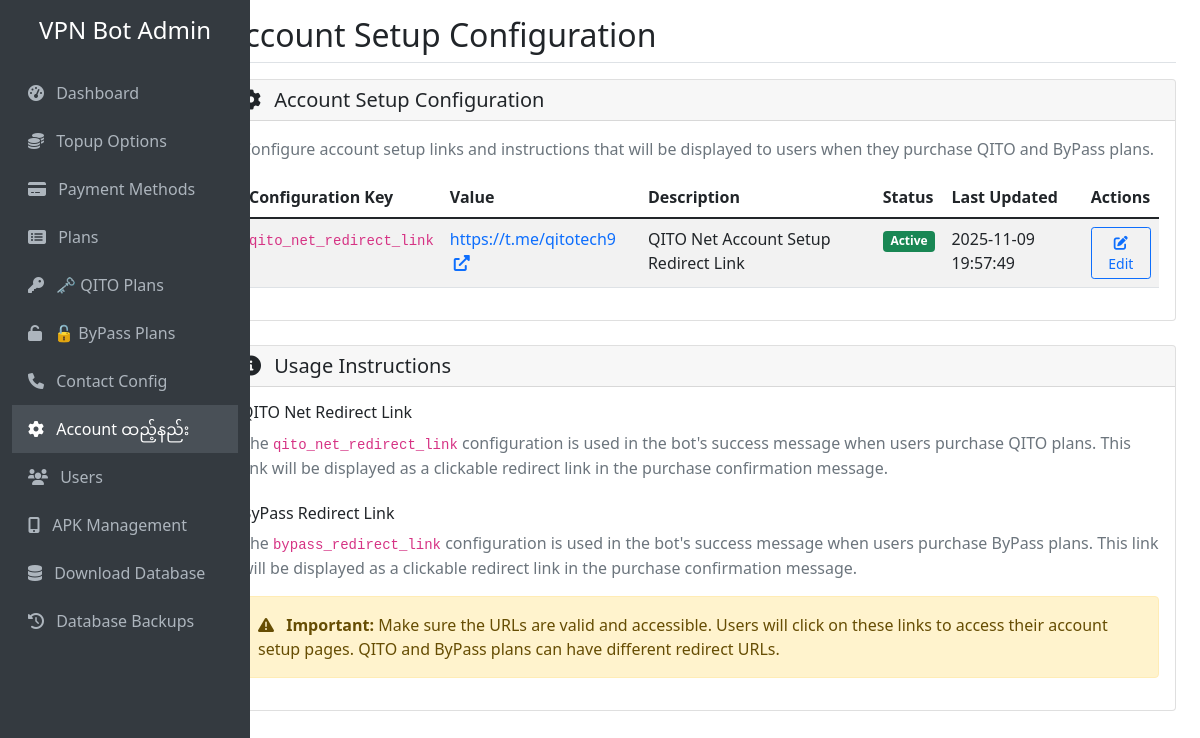
Screenshot of /account-setup with the database file from the repository.
### tables this page shows
CREATE TABLE account_setup_config (
            id INTEGER PRIMARY KEY AUTOINCREMENT,
            config_key TEXT UNIQUE NOT NULL,
            config_value TEXT NOT NULL,
            description TEXT,
            is_active BOOLEAN DEFAULT 1,
            created_at TIMESTAMP DEFAULT CURRENT_TIMESTAMP,
            updated_at TIMESTAMP DEFAULT CURRENT_TIMESTAMP
        );

### web_admin.py (the view)
@app.route('/account-setup')
def account_setup():
    configs = get_all_account_setup_configs()
    return render_template('account_setup.html', configs=configs)

### database.py (called while the page is built)
def get_all_account_setup_configs():
    conn = sqlite3.connect(DB_FILE)
    cursor = conn.cursor()
    cursor.execute('''
        SELECT * FROM account_setup_config
        ORDER BY created_at DESC
    ''')
    configs = cursor.fetchall()
    conn.close()
    return configs

### templates/account_setup.html (shortened to what this page needs)
{% extends "base.html" %}
{% block page_title %}Account Setup Configuration{% endblock %}
{% block content %}
<div class="row">
    <div class="col-12">
        <div class="card">
            <div class="card-header">
                <h5 class="card-title mb-0">
                    <i class="fas fa-cog me-2"></i>
                    Account Setup Configuration
                </h5>
            </div>
            <div class="card-body">
                <p class="text-muted">
                    Configure account setup links and instructions that will be displayed to users when they purchase QITO and ByPass plans.
                </p>
                {% if configs %}
                <div class="table-responsive">
                    <table class="table table-striped">
                        <thead>
                            <tr>
                                <th>Configuration Key</th>
                                <th>Value</th>
                                <th>Description</th>
                                <th>Status</th>
                                <th>Last Updated</th>
                                <th>Actions</th>
                            </tr>
                        </thead>
                        <tbody>
                            {% for config in configs %}
                            <tr>
                                <td>
                                    <code>{{ config[1] }}</code>
                                </td>
                                <td>
                                    {% if config[1] == 'qito_net_redirect_link' or config[1] == 'bypass_redirect_link' %}
                                        <a href="{{ config[2] }}" target="_blank" class="text-decoration-none">
                                            {{ config[2] }}
                                            <i class="fas fa-external-link-alt ms-1"></i>
                                        </a>
                                    {% else %}
                                        {{ config[2] }}
                                    {% endif %}
                                </td>
                                <td>{{ config[3] or 'No description' }}</td>
                                <td>
                                    {% if config[4] %}
                                        <span class="badge bg-success">Active</span>
                                    {% else %}
                                        <span class="badge bg-secondary">Inactive</span>
                                    {% endif %}
                                </td>
                                <td>{{ config[6][:19] if config[6] else 'Never' }}</td>
                                <td>
                                    <button class="btn btn-sm btn-outline-primary"
                                            onclick="editConfig('{{ config[1] }}', '{{ config[2] }}', '{{ config[3] or '' }}')">
                                        <i class="fas fa-edit"></i> Edit
                                    </button>
                                </td>
                            </tr>
                            {% endfor %}
                        </tbody>
                    </table>
                </div>
                {% else %}
                <div class="alert alert-info">
                    <i class="fas fa-info-circle me-2"></i>
                    No account setup configurations found. The system will use default values.
                </div>
                {% endif %}
            </div>
        </div>
    </div>
</div>
<div class="row mt-4">
    <div class="col-12">
        <div class="card">
            <div class="card-header">
                <h5 class="card-title mb-0">
                    <i class="fas fa-info-circle me-2"></i>
                    Usage Instructions
                </h5>
            </div>
            <div class="card-body">
                <h6>QITO Net Redirect Link</h6>
                <p class="text-muted">
                    The <code>qito_net_redirect_link</code> configuration is used in the bot's success message
                    when users purchase QITO plans. This link will be displayed as a clickable redirect link
                    in the purchase confirmation message.
                </p>
                <h6 class="mt-4">ByPass Redirect Link</h6>
                <p class="text-muted">
                    The <code>bypass_redirect_link</code> configuration is used in the bot's success message
                    when users purchase ByPass plans. This link will be displayed as a clickable redirect link
                    in the purchase confirmation message.
                </p>
                <div class="alert alert-warning">
                    <i class="fas fa-exclamation-triangle me-2"></i>
                    <strong>Important:</strong> Make sure the URLs are valid and accessible. Users will click on these links
                    to access their account setup pages. QITO and ByPass plans can have different redirect URLs.
                </div>
            </div>
        </div>
    </div>
</div>
{% endblock %}

### rows the page displays
account_setup_config: config_key "qito_net_redirect_link", config_value "https://t.me/qitotech9", description "QITO Net Account Setup Redirect Link", is_active "Active", updated_at "2025-11-09 19:57:49"
